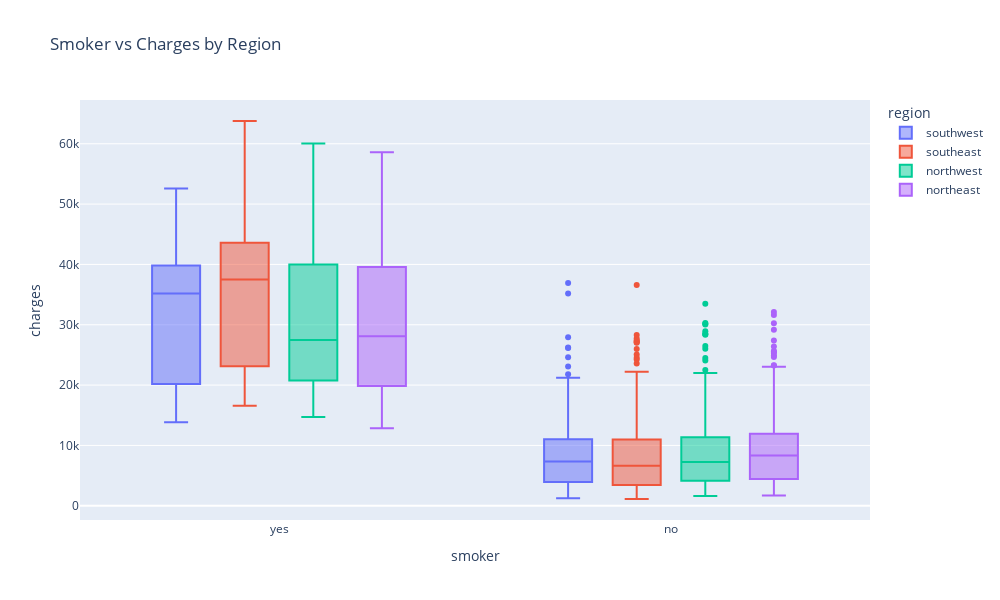

Write notebook code for a chart like this one.
### Markdown cell above
**Smoker vs Charges by Sex**

Smoking determines the amount of insurance charges. The average of charges paid by females who smoke are 30, 679 and 33, 042 by their male counterparts. 

In contrast, the average of charges paid by females who do not smoke are 8, 762 and 8, 087 by male non-smokers. Let's explore further.

### Code cell
fig = px.box(data_frame=df, x="smoker", y="charges", color="region", 
             title="Smoker vs Charges by Region", width=1000, height=600)

fig.show()

### Figure 1 — Plotly figure (JSON) as saved in the notebook; plotly's stock layout.template omitted (floating-point values rounded to 4 significant figures; data arrays with more than 128 entries replaced by an {"elided": "..."} marker saying what was removed)
{"data": [{"alignmentgroup": "True", "hovertemplate": "region=southwest<br>smoker=%{x}<br>charges=%{y}<extra></extra>", "legendgroup": "southwest", "marker": {"color": "#636efa"}, "name": "southwest", "notched": false, "offsetgroup": "southwest", "orientation": "v", "showlegend": true, "type": "box", "x": {"elided": "325 str values"}, "x0": " ", "xaxis": "x", "y": {"elided": "325 float values"}, "y0": " ", "yaxis": "y"}, {"alignmentgroup": "True", "hovertemplate": "region=southeast<br>smoker=%{x}<br>charges=%{y}<extra></extra>", "legendgroup": "southeast", "marker": {"color": "#EF553B"}, "name": "southeast", "notched": false, "offsetgroup": "southeast", "orientation": "v", "showlegend": true, "type": "box", "x": {"elided": "364 str values"}, "x0": " ", "xaxis": "x", "y": {"elided": "364 float values"}, "y0": " ", "yaxis": "y"}, {"alignmentgroup": "True", "hovertemplate": "region=northwest<br>smoker=%{x}<br>charges=%{y}<extra></extra>", "legendgroup": "northwest", "marker": {"color": "#00cc96"}, "name": "northwest", "notched": false, "offsetgroup": "northwest", "orientation": "v", "showlegend": true, "type": "box", "x": {"elided": "325 str values"}, "x0": " ", "xaxis": "x", "y": {"elided": "325 float values"}, "y0": " ", "yaxis": "y"}, {"alignmentgroup": "True", "hovertemplate": "region=northeast<br>smoker=%{x}<br>charges=%{y}<extra></extra>", "legendgroup": "northeast", "marker": {"color": "#ab63fa"}, "name": "northeast", "notched": false, "offsetgroup": "northeast", "orientation": "v", "showlegend": true, "type": "box", "x": {"elided": "324 str values"}, "x0": " ", "xaxis": "x", "y": {"elided": "324 float values"}, "y0": " ", "yaxis": "y"}], "layout": {"boxmode": "group", "height": 600, "legend": {"title": {"text": "region"}, "tracegroupgap": 0}, "title": {"text": "Smoker vs Charges by Region"}, "width": 1000, "xaxis": {"anchor": "y", "domain": [0, 1], "title": {"text": "smoker"}}, "yaxis": {"anchor": "x", "domain": [0, 1], "title": {"text": "charges"}}}}
